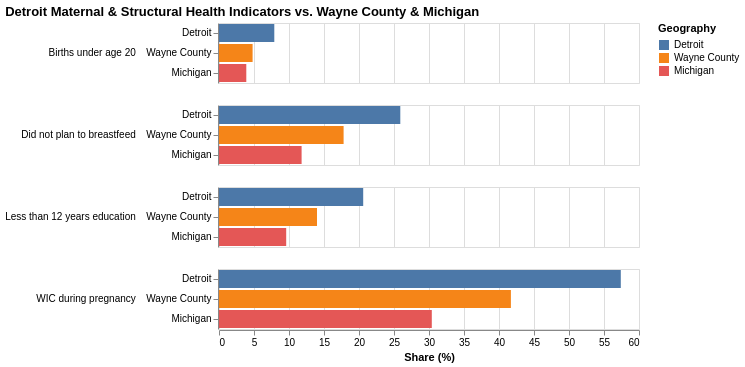

The code cell stored with this chart in its notebook:
### Code cell
df_long = (
    df_complete_comparisons.unpivot(
        index=["indicator", "year", "source_doc", "notes", "detroit_vs_michigan_pp"],
        on=["detroit_pct", "wayne_pct", "michigan_pct"],
        variable_name="geo_key",
        value_name="pct",
    )
    .with_columns(
        pl.col("geo_key")
        .replace({
            "detroit_pct": "Detroit",
            "wayne_pct": "Wayne County",
            "michigan_pct": "Michigan",
        })
        .alias("geography")
    )
    .drop("geo_key")
)

chart = (
    alt.Chart(df_long)
    .mark_bar()
    .encode(
        x=alt.X("pct:Q", title="Share (%)"),
        y=alt.Y(
            "geography:N",
            sort=["Detroit", "Wayne County", "Michigan"],
            title=None,
        ),
        color=alt.Color(
            "geography:N",
            sort=["Detroit", "Wayne County", "Michigan"],
            title="Geography",
        ),
        row=alt.Row(
            "indicator:N",
            header=alt.Header(title=None, labelAngle=0, labelAlign="left"),
        ),
        tooltip=["indicator", "year", "geography", "pct", "detroit_vs_michigan_pp", "notes"],
    )
    .properties(
        width=420,
        height=60,
        title="Detroit Maternal & Structural Health Indicators vs. Wayne County & Michigan",
    )
)

chart

### Figure 1 — Vega-Lite specification as saved in the notebook (floating-point values rounded to 4 significant figures)
{"config": {"view": {"continuousWidth": 300, "continuousHeight": 300}}, "data": {"name": "data-6d23cc1c4166a581aa49269c16b44789"}, "mark": {"type": "bar"}, "encoding": {"color": {"field": "geography", "sort": ["Detroit", "Wayne County", "Michigan"], "title": "Geography", "type": "nominal"}, "row": {"field": "indicator", "header": {"labelAlign": "left", "labelAngle": 0, "title": null}, "type": "nominal"}, "tooltip": [{"field": "indicator", "type": "nominal"}, {"field": "year", "type": "nominal"}, {"field": "geography", "type": "nominal"}, {"field": "pct", "type": "quantitative"}, {"field": "detroit_vs_michigan_pp", "type": "quantitative"}, {"field": "notes", "type": "nominal"}], "x": {"field": "pct", "title": "Share (%)", "type": "quantitative"}, "y": {"field": "geography", "sort": ["Detroit", "Wayne County", "Michigan"], "title": null, "type": "nominal"}}, "height": 60, "title": "Detroit Maternal & Structural Health Indicators vs. Wayne County & Michigan", "width": 420, "$schema": "https://vega.github.io/schema/vega-lite/v6.4.1.json", "datasets": {"data-6d23cc1c4166a581aa49269c16b44789": [{"indicator": "WIC during pregnancy", "year": "2022", "source_doc": "City of Detroit Maternal & Infant Health Data Brief", "notes": "Share of pregnant persons receiving WIC nutrition assistance", "detroit_vs_michigan_pp": 27.0, "pct": 57.4, "geography": "Detroit"}, {"indicator": "Did not plan to breastfeed", "year": "2022", "source_doc": "City of Detroit Maternal & Infant Health Data Brief", "notes": "Prenatal feeding plan; reflects support, access, and structural conditions", "detroit_vs_michigan_pp": 14.1, "pct": 25.9, "geography": "Detroit"}, {"indicator": "Births under age 20", "year": "2019-2023", "source_doc": "City of Detroit Maternal & Infant Health Data Brief", "notes": "Live births to birthing people under age 20", "detroit_vs_michigan_pp": 4.0, "pct": 7.9, "geography": "Detroit"}, {"indicator": "Less than 12 years education", "year": "2022", "source_doc": "City of Detroit Maternal & Infant Health Data Brief", "notes": "Educational attainment context among pregnant persons", "detroit_vs_michigan_pp": 11.0, "pct": 20.6, "geography": "Detroit"}, {"indicator": "WIC during pregnancy", "year": "2022", "source_doc": "City of Detroit Maternal & Infant Health Data Brief", "notes": "Share of pregnant persons receiving WIC nutrition assistance", "detroit_vs_michigan_pp": 27.0, "pct": 41.7, "geography": "Wayne County"}, {"indicator": "Did not plan to breastfeed", "year": "2022", "source_doc": "City of Detroit Maternal & Infant Health Data Brief", "notes": "Prenatal feeding plan; reflects support, access, and structural conditions", "detroit_vs_michigan_pp": 14.1, "pct": 17.8, "geography": "Wayne County"}, {"indicator": "Births under age 20", "year": "2019-2023", "source_doc": "City of Detroit Maternal & Infant Health Data Brief", "notes": "Live births to birthing people under age 20", "detroit_vs_michigan_pp": 4.0, "pct": 4.8, "geography": "Wayne County"}, {"indicator": "Less than 12 years education", "year": "2022", "source_doc": "City of Detroit Maternal & Infant Health Data Brief", "notes": "Educational attainment context among pregnant persons", "detroit_vs_michigan_pp": 11.0, "pct": 14.0, "geography": "Wayne County"}, {"indicator": "WIC during pregnancy", "year": "2022", "source_doc": "City of Detroit Maternal & Infant Health Data Brief", "notes": "Share of pregnant persons receiving WIC nutrition assistance", "detroit_vs_michigan_pp": 27.0, "pct": 30.4, "geography": "Michigan"}, {"indicator": "Did not plan to breastfeed", "year": "2022", "source_doc": "City of Detroit Maternal & Infant Health Data Brief", "notes": "Prenatal feeding plan; reflects support, access, and structural conditions", "detroit_vs_michigan_pp": 14.1, "pct": 11.8, "geography": "Michigan"}, {"indicator": "Births under age 20", "year": "2019-2023", "source_doc": "City of Detroit Maternal & Infant Health Data Brief", "notes": "Live births to birthing people under age 20", "detroit_vs_michigan_pp": 4.0, "pct": 3.9, "geography": "Michigan"}, {"indicator": "Less than 12 years education", "year": "2022", "source_doc": "City of Detroit Maternal & Infant Health Data Brief", "notes": "Educational attainment context among pregnant persons", "detroit_vs_michigan_pp": 11.0, "pct": 9.6, "geography": "Michigan"}]}}
